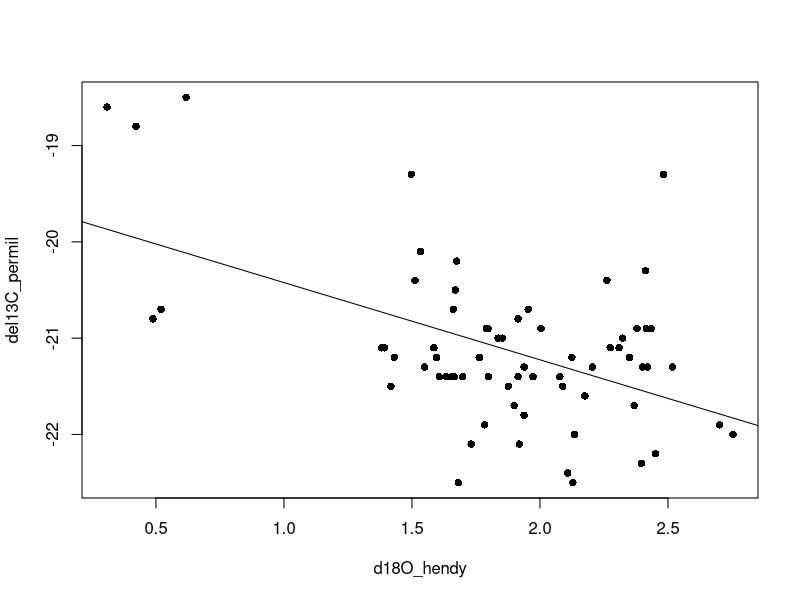
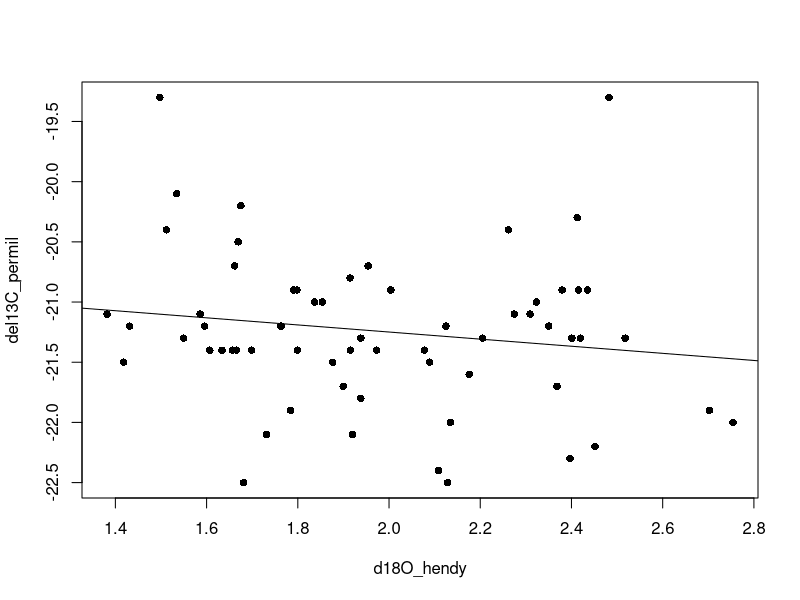
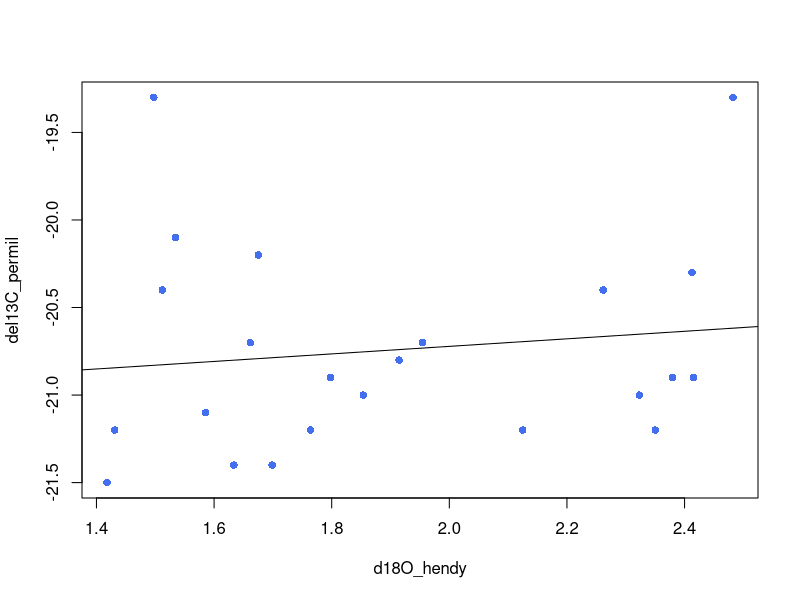
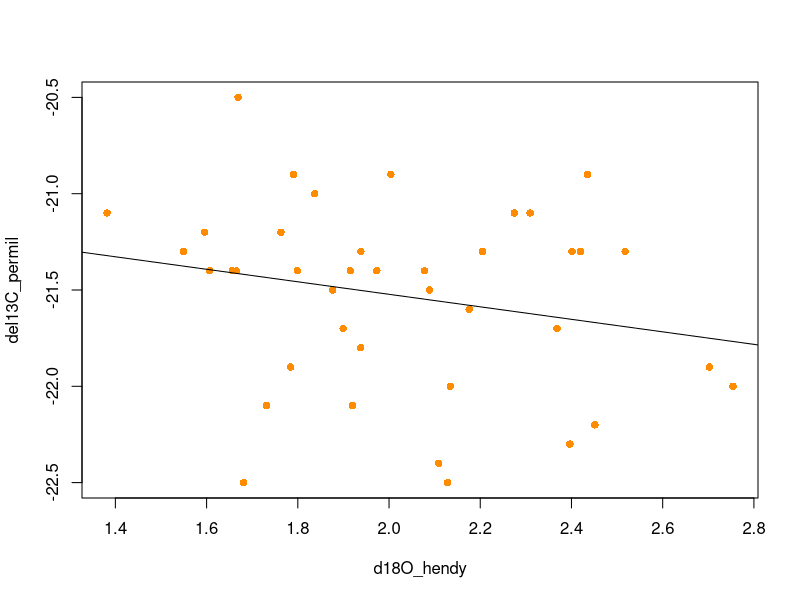
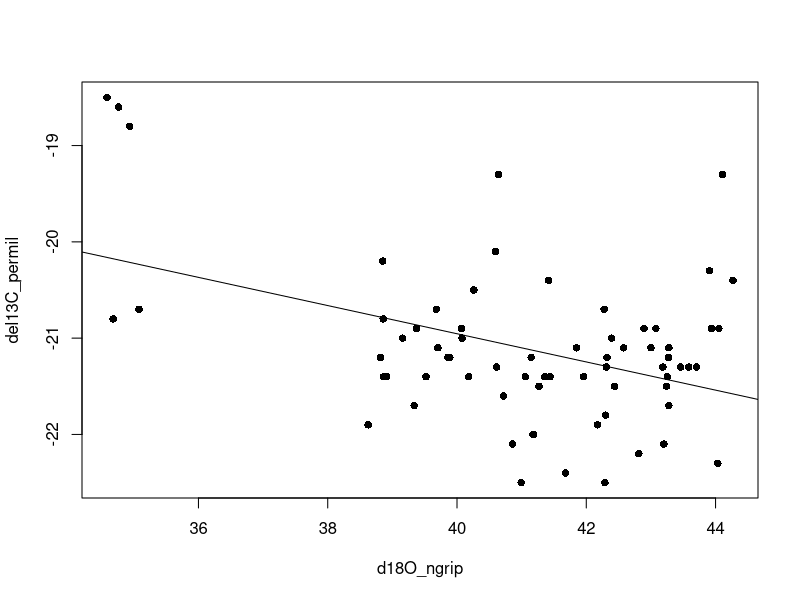

Here is the R script that generated these plots, in order: (Note: this script raises an error after producing the figures.)
# Set up R session ----
library(dplyr)
library(stringr)
library(ggplot2)

# random function so I can extract p-values from lm
Regressionp <- function (modelobject) {
  if (class(modelobject) != "lm") stop("Not an object of class 'lm' ")
  f <- summary(modelobject)$fstatistic
  p <- pf(f[1],f[2],f[3],lower.tail=F)
  attributes(p) <- NULL
  return(p)
}

# Read in data ----
matchedDF_all <- read.csv(file="data/processed/final_dataset_focaltaxa_with_calages_climate.csv", header=T) # 


######### Section 5: Final Models and Figures ##############
# using the final dataframe: matchedDF_all
# we should use the median d18O values for final analysis, and present the weighted ones in supplemental, along with sensitivity analysis

# Methods potential text:
# For carbon and nitrogen, we fit a linear model that originally included oxygen, taxon, and the interaction between the two variables as independent variables. We then performed stepwise regression to determine a final model. 
# Results potential text
# Stepwise regression indicated that there was no significant interaction between 18O and taxon for either carbon or nitrogen stable isotope values. For carbon, variation in 13C was significantly associated with both 18O and taxon (stats from summary(carbon.lm.final)). For nitrogen, neither 18O nor taxon explained significant variation in 15N, though taxon as a single variable was marginally significant (stats from summary(nitrogen.lm.taxon)).

final.model.stats <- as.data.frame(matrix(data=NA, nrow=4, ncol=5))
colnames(final.model.stats) <- c("element", "climate", "final_model", "p", "adjR2")

## start with Hendy climate data ----
### models - Carbon ----

# Start simple and build complexity

# climate-only model
carbon.lm.clim<-lm(del13C_permil~d18O_hendy, matchedDF_all)
summary(carbon.lm.clim)
plot(del13C_permil ~ d18O_hendy, data=matchedDF_all, pch=16)
abline(carbon.lm.clim)

# sensitivity test: taxon specific climate-only models (both are still significant)
# Sylvilagus have a stronger relationship with climate than Otospermophilus

carbon.lm.clim.oto <-lm(del13C_permil~d18O_hendy, data=matchedDF_all[which(matchedDF_all$Taxon=="Otospermophilus"),])
summary(carbon.lm.clim.oto)

carbon.lm.clim.syl<-lm(del13C_permil~d18O_hendy, data=matchedDF_all[which(matchedDF_all$Taxon=="Sylvilagus"),])
summary(carbon.lm.clim.syl)

# sensitivity test: Pleistocene models. Not significant!!
# just climate, pleistocene (older than 11500)
carbon.lm.clim.ple <-lm(del13C_permil~d18O_hendy, data=matchedDF_all[which(matchedDF_all$X14C_age_BP>11500),])
summary(carbon.lm.clim.ple)
plot(del13C_permil ~ d18O_hendy, data=matchedDF_all[which(matchedDF_all$X14C_age_BP>11500),], pch=16)
abline(carbon.lm.clim.ple)

# climate + taxon, just pleistocene. Taxon signficant, climate not
carbon.lm.all.additive.ple <-lm(del13C_permil~d18O_hendy + Taxon, data=matchedDF_all[which(matchedDF_all$X14C_age_BP>11500),])
summary(carbon.lm.all.additive.ple)

# otosperm climate only, pleistocene only model. climate not significant
carbon.lm.clim.ple.oto <-lm(del13C_permil~d18O_hendy, data=matchedDF_all[intersect(which(matchedDF_all$X14C_age_BP>11500), which(matchedDF_all$Taxon == "Otospermophilus")),])
summary(carbon.lm.clim.ple.oto)
plot(del13C_permil ~ d18O_hendy, data=matchedDF_all[intersect(which(matchedDF_all$X14C_age_BP>11500), which(matchedDF_all$Taxon == "Otospermophilus")),], pch=16, col="royalblue2")
abline(carbon.lm.clim.ple.oto)

# sylvilagus climate only, pleistocene only model. climate not significant
carbon.lm.clim.ple.syl <-lm(del13C_permil~d18O_hendy, data=matchedDF_all[intersect(which(matchedDF_all$X14C_age_BP>11500), which(matchedDF_all$Taxon == "Sylvilagus")),])
summary(carbon.lm.clim.ple.syl)
plot(del13C_permil ~ d18O_hendy, data=matchedDF_all[intersect(which(matchedDF_all$X14C_age_BP>11500), which(matchedDF_all$Taxon == "Sylvilagus")),], pch=16, col="darkorange")
abline(carbon.lm.clim.ple.syl)


# original models: taxon-only model
carbon.lm.taxon<-lm(del13C_permil~Taxon, data=matchedDF_all)
summary(carbon.lm.taxon)

# model with no interaction term 
# NOTE: this is what the final model is in the end, so should be the same as carbon.lm.final
carbon.lm.all.additive<-lm(del13C_permil~d18O_hendy + Taxon, data=matchedDF_all)
summary(carbon.lm.all.additive)

# model with interaction term included
carbon.lm.all.interaction<-lm(del13C_permil~d18O_hendy * Taxon, 
                              data=matchedDF_all)
summary(carbon.lm.all.interaction)

##NOTE - no significant interactions, total amount of variation explained is lower than with additive model. And, when interaction term is included, climate emerges as only significant variable. generally indicating that there still is a significant amount of variation explained by taxon, but that adding the interaction spreads it out among two variables, neither of which are significant.

#stepwise regression 
carbon.lm.final <- step(lm(del13C_permil~d18O_hendy * Taxon, data=matchedDF_all), direction="both")
summary(carbon.lm.final)
# --> this shows that the d180 + Taxon model (no interaction) is the best final model. 

# t-test of residuals from climate only model
# residuals of Otospermophilus and Sylvilagus are signif different, again indicating effect of climate
c.t.clim <- t.test(carbon.lm.clim$residuals ~ matchedDF_all$Taxon[which(!is.na(matchedDF_all$d18O_hendy))])
c.t.clim 

### models - Nitrogen ----

# Start simple and build complexity

# climate-only model
nitrogen.lm.clim<-lm(del15N_permil ~ d18O_hendy, data=matchedDF_all)
summary(nitrogen.lm.clim)

# taxon-only model
nitrogen.lm.taxon<-lm(del15N_permil~Taxon, data=matchedDF_all)
summary(nitrogen.lm.taxon)

# model with no interaction term 
nitrogen.lm.all.additive<-lm(del15N_permil ~ d18O_hendy + Taxon, data=matchedDF_all)
summary(nitrogen.lm.all.additive)

# model with interaction term included
nitrogen.lm.all.interaction<-lm(del15N_permil ~ d18O_hendy * Taxon, data=matchedDF_all)
summary(nitrogen.lm.all.interaction)

#stepwise regression --> this shows that there is not a great final model
nitrogen.lm.final <- step(lm(del15N_permil~d18O_hendy*Taxon, data=matchedDF_all), direction="both")
summary(nitrogen.lm.final)
# --> the best final model is the additive model, which is the same as carbon.

# t-test of residuals from climate-only model
# residuals of Otospermophilus and Sylvilagus are NOT signif different
n.t.clim <- t.test(nitrogen.lm.clim$residuals ~ matchedDF_all$Taxon[which(!is.na(matchedDF_all$d18O_hendy))])
n.t.clim


### Do we need to add age as a co-variate in the models? ----

# Does this answer the question: "does isotope vary through time?"
carbon.lm.all.age<-step(lm(del13C_permil~d18O_hendy * Taxon * median_age, data=matchedDF_all), direction="both")
summary(carbon.lm.all.age)
# explain a bit more variation with age included: 0.4877 vs 0.428

nitrogen.lm.all.age<-step(lm(del15N_permil ~ d18O_hendy * Taxon * median_age, data=matchedDF_all), direction="both")
summary(nitrogen.lm.all.age)
# explain a bit more variation with age included: 0.1702 vs 0.08476

final.model.stats[1,] <- c("carbon", "hendy", "carbon.lm.all.additive", 
                           Regressionp(carbon.lm.all.additive), summary(carbon.lm.all.additive)$adj)
final.model.stats[2,] <- c("nitrogen", "hendy", "nitrogen.lm.all.additive", 
                           Regressionp(nitrogen.lm.all.additive), summary(nitrogen.lm.all.additive)$adj)

# rename final models before changing climate data
carbon.lm.final.hendy <- carbon.lm.final
carbon.lm.clim.hendy <- carbon.lm.clim
carbon.lm.all.age.hendy <- carbon.lm.all.age
c.t.clim.hendy <- c.t.clim
nitrogen.lm.final.hendy <- nitrogen.lm.final
nitrogen.lm.clim.hendy <- nitrogen.lm.clim
n.t.clim.hendy <- n.t.clim

# remove variables that are being generated anew in ngrip section
rm("c.t.clim", "carbon.lm.all.additive", "carbon.lm.all.age", "carbon.lm.all.interaction", "carbon.lm.clim", "carbon.lm.final", "carbon.lm.taxon",
   "n.t.clim", "nitrogen.lm.all.additive", "nitrogen.lm.all.age", "nitrogen.lm.all.interaction", "nitrogen.lm.clim", "nitrogen.lm.final", "nitrogen.lm.taxon")

# Sensitivity analysis - Climate ----

## ngrip climate data ----
# Note that the ngrip data are negatively correlated with hendy data, so I have converted them to negative values so that the relationships sync up with the hendy dataset.
matchedDF_all$d18O_ngrip <- -matchedDF_all$d18O_ngrip

### models - Carbon ----

# Start simple and build complexity

# climate-only model
carbon.lm.clim<-lm(del13C_permil~d18O_ngrip, matchedDF_all)
summary(carbon.lm.clim)
plot(del13C_permil ~ d18O_ngrip, data=matchedDF_all, pch=16)
abline(carbon.lm.clim)


# taxon-only model
carbon.lm.taxon<-lm(del13C_permil~Taxon, data=matchedDF_all)
summary(carbon.lm.taxon)

# model with no interaction term 
# NOTE: this is what the final model is in the end, so should be the same as carbon.lm.final
carbon.lm.all.additive<-lm(del13C_permil~d18O_ngrip + Taxon, data=matchedDF_all)
summary(carbon.lm.all.additive)

# model with interaction term included
carbon.lm.all.interaction<-lm(del13C_permil~d18O_ngrip * Taxon, 
                              data=matchedDF_all)
summary(carbon.lm.all.interaction)

##NOTE - no significant interactions, total amount of variation explained is about same as additive model

#stepwise regression 
carbon.lm.final <- step(lm(del13C_permil~d18O_ngrip * Taxon, data=matchedDF_all), direction="both")
summary(carbon.lm.final)
# --> this shows that the d180 + Taxon model (no interaction, additive model) is the best final model. 

# t-test of residuals from climate only model
# residuals of Otospermophilus and Sylvilagus are signif different
c.t.clim <- t.test(carbon.lm.clim$residuals ~ matchedDF_all$Taxon[which(!is.na(matchedDF_all$d18O_ngrip))])
c.t.clim 

### models - Nitrogen ----

# Start simple and build complexity

# climate-only model
nitrogen.lm.clim<-lm(del15N_permil ~ d18O_ngrip, data=matchedDF_all)
summary(nitrogen.lm.clim)

# taxon-only model
nitrogen.lm.taxon<-lm(del15N_permil~Taxon, data=matchedDF_all)
summary(nitrogen.lm.taxon)

# model with no interaction term 
nitrogen.lm.all.additive<-lm(del15N_permil ~ d18O_ngrip + Taxon, data=matchedDF_all)
summary(nitrogen.lm.all.additive)

# model with interaction term included
nitrogen.lm.all.interaction<-lm(del15N_permil ~ d18O_ngrip * Taxon, data=matchedDF_all)
summary(nitrogen.lm.all.interaction)

#stepwise regression --> this shows that there is not a great final model
nitrogen.lm.final <- step(lm(del15N_permil~d18O_ngrip*Taxon, data=matchedDF_all), direction="both")
summary(nitrogen.lm.final)
# --> the best final model is the additive model, which is the same as carbon.
# --> Not a very strong movel overall - adj R2 is low, no vars sign.

# t-test of residuals from climate-only model
# residuals of Otospermophilus and Sylvilagus are NOT signif different
n.t.clim <- t.test(nitrogen.lm.clim$residuals ~ matchedDF_all$Taxon[which(!is.na(matchedDF_all$d18O_ngrip))])
n.t.clim

### Do we need to add age as a co-variate in the models? ----
# Does this answer the question: "does isotope vary through time?"
carbon.lm.all.age<-step(lm(del13C_permil~d18O_ngrip * Taxon * median_age, data=matchedDF_all), direction="both")
summary(carbon.lm.all.age)
# explain a bit more variation with age included: 0.4554 vs 0.3714

nitrogen.lm.all.age<-step(lm(del15N_permil ~ d18O_ngrip * Taxon * median_age, data=matchedDF_all), direction="both")
summary(nitrogen.lm.all.age)
# explain a bit more variation with age included: 0.08062 vs 0.05773

final.model.stats[3,] <- c("carbon", "ngrip", "carbon.lm.all.additive", 
                           Regressionp(carbon.lm.all.additive), summary(carbon.lm.all.additive)$adj)
final.model.stats[4,] <- c("nitrogen", "ngrip", "nitrogen.lm.all.additive", 
                           Regressionp(nitrogen.lm.all.additive), summary(nitrogen.lm.all.additive)$adj)

# rename final models 
carbon.lm.final.ngrip <- carbon.lm.final
carbon.lm.clim.ngrip <- carbon.lm.clim
carbon.lm.all.age.ngrip <- carbon.lm.all.age
c.t.clim.ngrip <- c.t.clim
nitrogen.lm.final.ngrip <- nitrogen.lm.final
nitrogen.lm.clim.ngrip <- nitrogen.lm.clim
n.t.clim.ngrip <- n.t.clim

# remove variables 
rm("c.t.clim", "carbon.lm.all.additive", "carbon.lm.all.age", "carbon.lm.all.interaction", "carbon.lm.clim", "carbon.lm.final", "carbon.lm.taxon",
   "n.t.clim", "nitrogen.lm.all.additive", "nitrogen.lm.all.age", "nitrogen.lm.all.interaction", "nitrogen.lm.clim", "nitrogen.lm.final", "nitrogen.lm.taxon")


## Summarize results ----
print(final.model.stats[c(1,3,2,4),])
summary(carbon.lm.final.ngrip)
summary(carbon.lm.final.hendy)
# for carbon, the hendy data better explains variation in carbon isotope values. this is seen for the full model, as well as the greater partial variation explained by d18O. In the ngrip models, the strength of Taxon relative to d18O increases in explaining variation in carbon isotopes.
summary(nitrogen.lm.final.ngrip)
summary(nitrogen.lm.final.hendy)
# for nitrogen, ngrip and hendy data produce virtually identical and very weak models, both overall as well as in terms of the partial effect of d18O on carbon isotope variation.
temp.table <- final.model.stats[c(1,3,2,4), -3]
temp.table[,3] <- round(as.numeric(temp.table[,3]), 4)
temp.table[,4] <- round(as.numeric(temp.table[,4]), 4)
write.csv(temp.table, file="output/SupplementaryTable2.csv", row.names=F)

# Based on this, move forward with Hendy dataset

## Final plots ####

### Figure 3 ----

#grDevices::pdf("output/Figure3_lm_carbon_nitrogen_all_July2021_NF.pdf", width=8, height=8)
grDevices::cairo_pdf("output/Figure3_lm_carbon_nitrogen_all.pdf", width=8, height=8)

layout(matrix(seq(1:6), ncol=2, nrow=3, byrow=F), heights=c(2.5,2.5,1))
par(mar=c(4,4,1,1), cex.axis=1, bty="l")


# carbon
plot(del13C_permil~d18O_hendy, data=matchedDF_all, pch=16, type="n", xlab="", ylab="")
points(del13C_permil~d18O_hendy, 
       data=matchedDF_all[which(matchedDF_all$Taxon == "Sylvilagus"),], 
       pch=16, col="darkorange")
points(del13C_permil~d18O_hendy, 
       data=matchedDF_all[which(matchedDF_all$Taxon == "Otospermophilus"),], 
       pch=16, col="royalblue2")
abline(carbon.lm.final.hendy, lty=2)
abline(carbon.lm.clim.hendy, lty=1)
mtext(expression({delta}^18*O~'value ('~'\u2030'~', PDB)'), side=1, line=2.5, cex=0.75) 
mtext(expression({delta}^13*C~'value ('~'\u2030'~', VPDB)'), side=2, line=2.25, cex=0.75)

boxplot(carbon.lm.clim.hendy$residuals ~ matchedDF_all$Taxon[which(!is.na(matchedDF_all$d18O_hendy))], 
        xlab="", ylab="")
stripchart(carbon.lm.clim.hendy$residuals ~ matchedDF_all$Taxon[which(!is.na(matchedDF_all$d18O_hendy))], vertical=TRUE, add=TRUE, method="stack", col=c("royalblue2","darkorange"), pch=16)
mtext("Taxon", side=1, line=2.25)
mtext(expression('Residuals (Carbon Climate-only Model)'), side=2, line=2.25, cex=0.8)
# mtext(expression('Residuals ('~{delta}^13*C~'\u2030'~' ~ '~{delta}^18*O~'\u2030'~')'), side=2, line=2.25, cex=0.8)
legend("topright", legend=paste0("t=", round(c.t.clim.hendy$statistic,2), "; df=", round(c.t.clim.hendy$parameter,2), "; p=", round(c.t.clim.hendy$p.value,2)), bty = "n", cex = 0.8)

# taxon legend
# Draw an empty plot
plot(5, 5,
     type="n", axes=FALSE, ann=FALSE,
     xlim=c(0, 10), ylim = c(0,10))
legend("left", xpd=T, ncol=2, 
       legend = c("Otospermophilus", "Sylvilagus"),
       title="Taxon", title.adj=0, cex = 1.25,
       col = c("royalblue2","darkorange"), pch = 16,
       bty = "n")

# nitrogen
plot(del15N_permil~d18O_hendy, data=matchedDF_all, pch=16, 
     xlab = "", ylab = "", type="n")
points(del15N_permil~d18O_hendy, 
       data=matchedDF_all[which(matchedDF_all$Taxon == "Sylvilagus"),], 
       pch=16, col="darkorange")
points(del15N_permil~d18O_hendy, 
       data=matchedDF_all[which(matchedDF_all$Taxon == "Otospermophilus"),], 
       pch=16, col="royalblue2")
abline(nitrogen.lm.final.hendy, lty=2)
abline(nitrogen.lm.clim.hendy, lty=1)
mtext(expression({delta}^18*O~'value ('~'\u2030'~', PDB)'), side=1, line=2.5, cex=0.75)
mtext(expression({delta}^15*N~'value ('~'\u2030'~', AIR)'), side=2, line=2.25, cex=0.75)

boxplot(nitrogen.lm.clim.hendy$residuals ~ matchedDF_all$Taxon[which(!is.na(matchedDF_all$d18O_hendy))],
        xlab="", ylab="")
stripchart(nitrogen.lm.clim.hendy$residuals ~ matchedDF_all$Taxon[which(!is.na(matchedDF_all$d18O_hendy))], vertical=TRUE, add=TRUE, method="stack", col=c("royalblue2","darkorange"), pch=16)
mtext("Taxon", side=1, line=2.25)
mtext(expression('Residuals (Nitrogen Climate-only Model)'), side=2, line=2.25, cex=0.8)
# mtext(expression('Residuals ('~{delta}^15*N~'\u2030'~' ~ '~{delta}^18*O~'\u2030'~')'), side=2, line=2.25, cex=0.8)
legend("topright", legend=paste0("t=", round(n.t.clim.hendy$statistic,2), "; df=", round(n.t.clim.hendy$parameter,2), "; p=", round(n.t.clim.hendy$p.value,2)), bty = "n", cex = 0.8)


# model legend
plot(5, 5, 
     type="n", axes=FALSE, ann=FALSE, 
     xlim=c(0, 10), ylim = c(0,10))
legend("left", xpd=T,
       legend = c("Climate+Taxon", "Climate-only"),
       title="Model", title.adj=0, 
       lty = c(2,1), cex=1.25, ncol=2,
       bty = "n")

dev.off()

# I haven't put A-D labels on them yet.
# Figure caption text.
# Figure 3. The relationship between isotope niche and climate. A) & C) show the relationship between 13C or 15N, respectively, and 18O.  In both panels, the dashed line indicates the fitted relationship between 13C or 15N and 18O from the final model which  includes Taxon as an independent variable. The solid line indicates the fitted relationship between 13C or 15N and 18O from a linear model that just includes 18O as the independent variable. B) & D) indicate the residuals from the climate-only model, plotted by taxon.

### Figure 4 ----
#plot carbon and climate thru time

# order matchedDF_all
matchedDF_all <- matchedDF_all[order(matchedDF_all$median_age),]

#grDevices::pdf(file="output/Figure4_carbon_climate_time_updated_NF.pdf", height=6, width=8)
grDevices::cairo_pdf(file="output/isotope paper final/Figure4_carbon_climate_time_updated_Jan2022_JB.pdf", height=6, width=8)

layout(matrix(seq(1:2), ncol=1, nrow=2), heights=c(0.75,1))
par(mar=c(4,5,0,5), cex.axis=1, bty="l", xpd=F)

# d13C plot
plot(del13C_permil~median_age, data=matchedDF_all, 
     type="n", axes=FALSE, ann=FALSE, xaxs="i", yaxs="r", 
     xlim=c(55000, 0))
axis(4)
mtext(expression({delta}^13*C~'value ('~'\u2030'~', VPDB)'), side=4, line=2.25)
lines(del13C_permil~median_age, data=matchedDF_all, lty=1, col="black")
points(del13C_permil~median_age, data=matchedDF_all[which(matchedDF_all$Taxon=="Otospermophilus"),], pch=16, col="royalblue2", cex=0.5)
points(del13C_permil~median_age, data=matchedDF_all[which(matchedDF_all$Taxon=="Sylvilagus"),], pch=16, col="darkorange", cex=0.5)


#d18O plot - Hendy
plot(pach.d18O~HendyAge, dat=hendyDat,
     type="l",
     xlab="Years before present",
     ylab = expression({delta}^18*O~'value ('~'\u2030'~', PDB)'),
     bty="n",
     xlim=c(55000, 0), ylim=c(3, 0),
     lab=c(12, 8, 7), xaxs="i", yaxs="r", col="lightgray")
x1.05<- loess(hendyDat$pach.d18O~hendyDat$HendyAge, span=0.05)
lines(x1.05$fitted~x1.05$x, type="l", col="darkgray")

points(d18O_hendy~median_age, data=matchedDF_all[which(matchedDF_all$Taxon=="Sylvilagus"),], pch=16, col="darkorange", cex=0.5)
points(d18O_hendy~median_age, data=matchedDF_all[which(matchedDF_all$Taxon=="Otospermophilus"),], pch=16, col="royalblue2", cex=0.5)
dev.off()




# Final additional plot - age of Squirrels vs rabbits ----
age_ttest<- t.test(specimen_medianage~Taxon, data=matchedDF_all)

pdf(file="output/SuppFigY_taxon_age_distribution.pdf", height=6, width=6)
boxplot(specimen_medianage~Taxon, data=matchedDF_all, 
        ylim=c(55000, 0), 
        xlab="", ylab="Median Specimen Age (cal years BP)")
stripchart(specimen_medianage~Taxon, data=matchedDF_all, vertical=TRUE, ylim=c(55000, 0), add=TRUE, method="stack", col=c("royalblue2","darkorange"), pch=16)
legend("topright", legend=paste0("t=", round(age_ttest$statistic,2), "; df=", round(age_ttest$parameter,2), "; p=", round(age_ttest$p.value,2)), bty = "n", cex = 0.8)
dev.off()